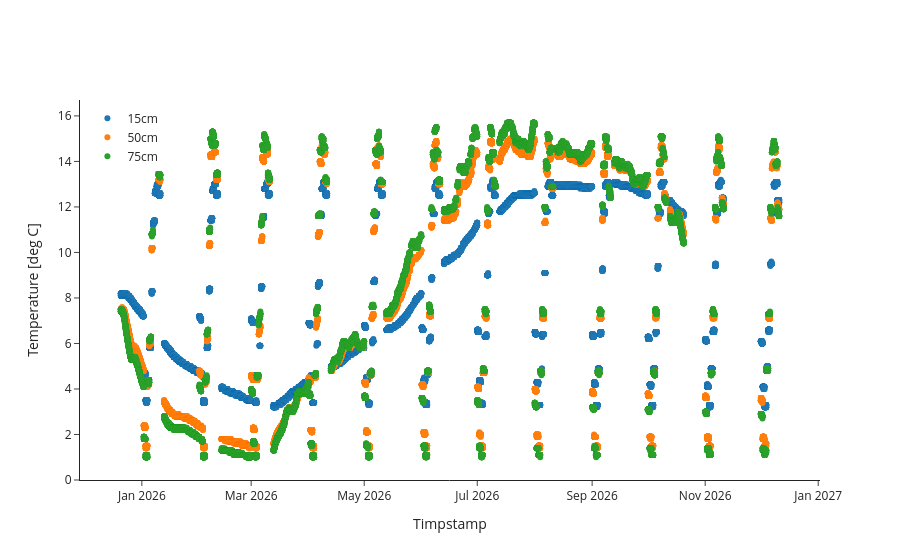

The code cell stored with this chart in its notebook:
### Code cell
fig = go.Figure()

fig.add_trace(
    go.Scatter(
        x=df_TDS1['Timestamp'].astype('datetime64[ns]'),
        y=df_TDS1['Temp_15'], 
        mode='markers', 
        name='15cm'
    )
)
fig.add_trace(
    go.Scatter(
        x=df_TDS1['Timestamp'].astype('datetime64[ns]'),
        y=df_TDS1['Temp_50'], 
        mode='markers', 
        name='50cm'
    )
)
fig.add_trace(
    go.Scatter(
        x=df_TDS1['Timestamp'].astype('datetime64[ns]'),
        y=df_TDS1['Temp_75'], 
        mode='markers', 
        name='75cm'
    )
)

fig.update_layout(
    template='simple_white',
    #plot_bgcolor='rgba(0,0,0,0)',
    #paper_bgcolor='rgba(0,0,0,0)',
    xaxis=dict(
        title='Timpstamp',
    ),
    yaxis=dict(
        title='Temperature [deg C]',
        side='left', 
    ),
    legend=dict(
        xanchor='left', 
        x = 0.01, 
        yanchor='top', 
        y = 0.99
    )
)

### Figure 1 — Plotly figure (JSON) as saved in the notebook; plotly's stock layout.template omitted (floating-point values rounded to 4 significant figures; data arrays with more than 128 entries replaced by an {"elided": "..."} marker saying what was removed)
{"data": [{"mode": "markers", "name": "15cm", "type": "scatter", "x": {"elided": "28055 str values"}, "y": {"elided": "28055 float values"}}, {"mode": "markers", "name": "50cm", "type": "scatter", "x": {"elided": "28055 str values"}, "y": {"elided": "28055 float values"}}, {"mode": "markers", "name": "75cm", "type": "scatter", "x": {"elided": "28055 str values"}, "y": {"elided": "28055 float values"}}], "layout": {"legend": {"x": 0.01, "xanchor": "left", "y": 0.99, "yanchor": "top"}, "xaxis": {"title": {"text": "Timpstamp"}}, "yaxis": {"side": "left", "title": {"text": "Temperature [deg C]"}}}}
